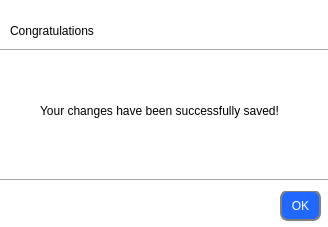
<?xml version="1.0" encoding="UTF-8"?>
<ui version="4.0">
 <class>Dialog</class>
 <widget class="QDialog" name="Dialog">
  <property name="geometry">
   <rect>
    <x>0</x>
    <y>0</y>
    <width>328</width>
    <height>227</height>
   </rect>
  </property>
  <property name="windowTitle">
   <string>Message</string>
  </property>
  <property name="styleSheet">
   <string notr="true">background-color: white;</string>
  </property>
  <widget class="QPushButton" name="ok_btn">
   <property name="geometry">
    <rect>
     <x>280</x>
     <y>190</y>
     <width>41</width>
     <height>31</height>
    </rect>
   </property>
   <property name="styleSheet">
    <string notr="true">border-radius: 8px;
border : 2px solid grey;
background-color: rgb(32, 104, 255);
color: white;</string>
   </property>
   <property name="text">
    <string>OK</string>
   </property>
  </widget>
  <widget class="QLineEdit" name="message_lineEdit">
   <property name="enabled">
    <bool>false</bool>
   </property>
   <property name="geometry">
    <rect>
     <x>10</x>
     <y>60</y>
     <width>301</width>
     <height>101</height>
    </rect>
   </property>
   <property name="styleSheet">
    <string notr="true">font: italic 14pt &quot;Optima&quot;;
color: black;</string>
   </property>
   <property name="text">
    <string>Your changes have been successfully saved!</string>
   </property>
   <property name="frame">
    <bool>false</bool>
   </property>
   <property name="alignment">
    <set>Qt::AlignCenter</set>
   </property>
  </widget>
  <widget class="Line" name="line">
   <property name="geometry">
    <rect>
     <x>0</x>
     <y>170</y>
     <width>381</width>
     <height>21</height>
    </rect>
   </property>
   <property name="orientation">
    <enum>Qt::Horizontal</enum>
   </property>
  </widget>
  <widget class="Line" name="line_2">
   <property name="geometry">
    <rect>
     <x>0</x>
     <y>40</y>
     <width>371</width>
     <height>21</height>
    </rect>
   </property>
   <property name="orientation">
    <enum>Qt::Horizontal</enum>
   </property>
  </widget>
  <widget class="QLabel" name="label">
   <property name="geometry">
    <rect>
     <x>10</x>
     <y>20</y>
     <width>151</width>
     <height>21</height>
    </rect>
   </property>
   <property name="styleSheet">
    <string notr="true">font: 500 18pt &quot;Futura&quot;;
color: black;</string>
   </property>
   <property name="text">
    <string>Congratulations</string>
   </property>
  </widget>
 </widget>
 <resources/>
 <connections/>
</ui>
